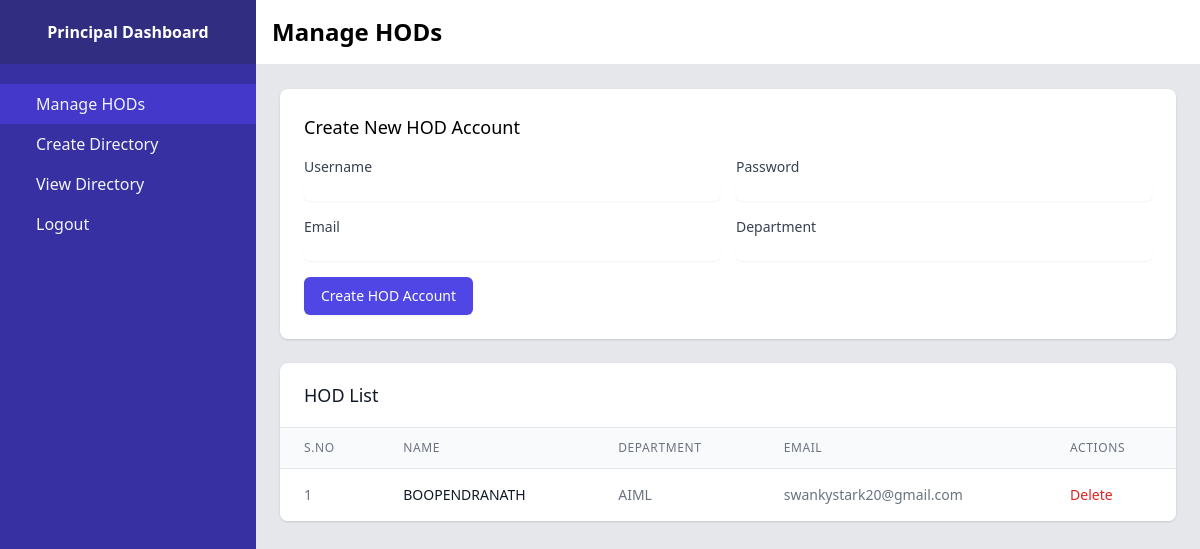
/principal_dashboard (signed in), run on an earlier commit of the app's database.
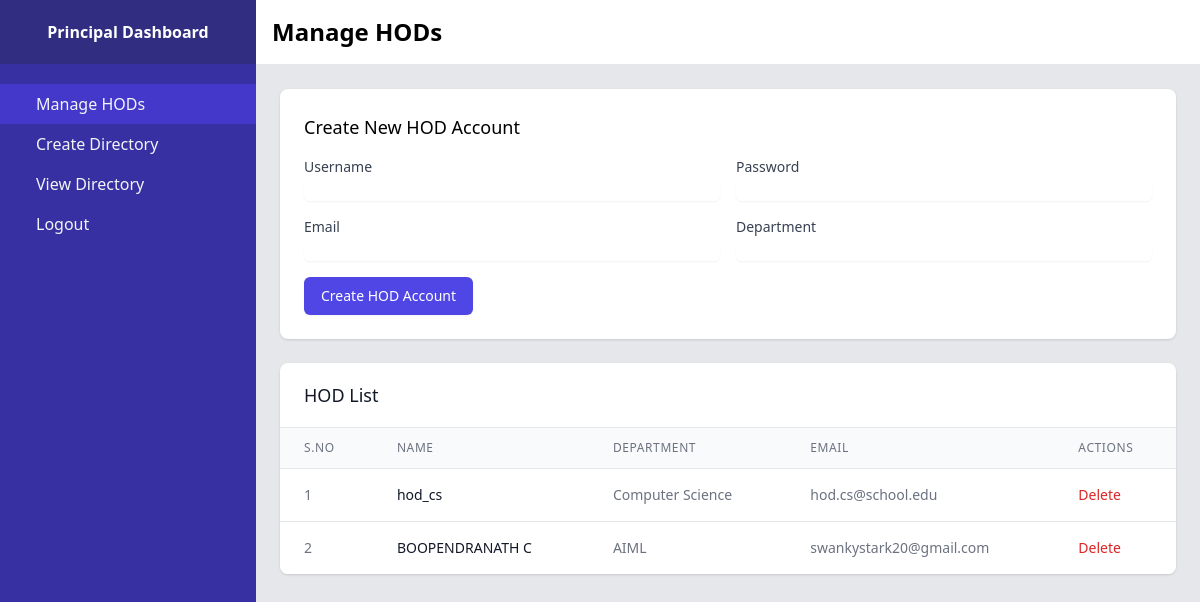
And on a later commit of the database.
### models.py (models this page shows, shortened)
class User(UserMixin, db.Model):
    id = db.Column(db.Integer, primary_key=True)
    username = db.Column(db.String(80), unique=True, nullable=False)
    email = db.Column(db.String(120), unique=True, nullable=False)
    password_hash = db.Column(db.String(128))
    role = db.Column(db.String(20), nullable=False)  # 'principal', 'hod', 'advisor', 'teacher'
    department = db.Column(db.String(50))
    semester = db.Column(db.Integer)  # New field for semester
    created_by = db.Column(db.Integer, db.ForeignKey('user.id'), nullable=True)

### app.py (the view)
@app.route('/principal_dashboard')
@login_required
def principal_dashboard():
    if current_user.role != 'principal':
        return redirect(url_for('login'))
    hods = User.query.filter_by(role='hod').all()
    return render_template('principal_dashboard.html', hods=hods)

### app.py (called while the page is built)
@login_manager.user_loader
def load_user(user_id):
    return User.query.get(int(user_id))

### templates/principal_dashboard.html (shortened to what this page needs)
<!DOCTYPE html>
<html lang="en">
<head>
    <script src="https://cdn.tailwindcss.com"></script>
</head>
<body class="bg-gray-100">
    <div class="flex h-screen">
        <div class="w-64 bg-indigo-800">
            <div class="flex items-center justify-center h-16 bg-indigo-900">
                <span class="text-white font-bold">Principal Dashboard</span>
            </div>
            <nav class="mt-5">
                <a href="{{ url_for('principal_dashboard') }}"
                   class="flex items-center px-6 py-2 bg-indigo-700 text-gray-100">
                    <span class="mx-3">Manage HODs</span>
                </a>
                <a href="{{ url_for('create_directory') }}"
                   class="flex items-center px-6 py-2 text-gray-100 hover:bg-indigo-700">
                    <span class="mx-3">Create Directory</span>
                </a>
                <a href="#"
                   class="flex items-center px-6 py-2 text-gray-100 hover:bg-indigo-700" onclick="document.getElementById('drive-embed').style.display='block';">
                    <span class="mx-3">View Directory</span>
                </a>
                <a href="{{ url_for('logout') }}"
                   class="flex items-center px-6 py-2 text-gray-100 hover:bg-indigo-700">
                    <span class="mx-3">Logout</span>
                </a>
            </nav>
        </div>
        <div class="flex-1 flex flex-col overflow-hidden">
            <header class="flex justify-between items-center p-4 bg-white border-b">
                <h1 class="text-2xl font-bold">Manage HODs</h1>
            </header>
            <main class="flex-1 overflow-x-hidden overflow-y-auto bg-gray-200 p-6">
                <div class="bg-white shadow rounded-lg p-6 mb-6">
                    <h2 class="text-lg font-medium mb-4">Create New HOD Account</h2>
                    <form action="{{ url_for('create_user') }}" method="POST" class="space-y-4">
                        <div class="grid grid-cols-1 gap-4 sm:grid-cols-2">
                            <div>
                                <label class="block text-sm font-medium text-gray-700">Username</label>
                                <input type="text" name="username" required
                                    class="mt-1 block w-full border-gray-300 rounded-md shadow-sm focus:ring-indigo-500 focus:border-indigo-500 sm:text-sm">
                            </div>
                            <div>
                                <label class="block text-sm font-medium text-gray-700">Password</label>
                                <input type="password" name="password" required
                                    class="mt-1 block w-full border-gray-300 rounded-md shadow-sm focus:ring-indigo-500 focus:border-indigo-500 sm:text-sm">
                            </div>
                            <div>
                                <label class="block text-sm font-medium text-gray-700">Email</label>
                                <input type="email" name="email" required
                                    class="mt-1 block w-full border-gray-300 rounded-md shadow-sm focus:ring-indigo-500 focus:border-indigo-500 sm:text-sm">
                            </div>
                            <div>
                                <label class="block text-sm font-medium text-gray-700">Department</label>
                                <input type="text" name="department" required
                                    class="mt-1 block w-full border-gray-300 rounded-md shadow-sm focus:ring-indigo-500 focus:border-indigo-500 sm:text-sm">
                            </div>
                        </div>
                        <button type="submit"
                            class="mt-4 px-4 py-2 border border-transparent rounded-md shadow-sm text-sm font-medium text-white bg-indigo-600 hover:bg-indigo-700 focus:outline-none focus:ring-2 focus:ring-offset-2 focus:ring-indigo-500">
                            Create HOD Account
                        </button>
                    </form>
                </div>
                <div class="bg-white shadow rounded-lg overflow-hidden">
                    <div class="px-4 py-5 sm:px-6">
                        <h3 class="text-lg leading-6 font-medium text-gray-900">HOD List</h3>
                    </div>
                    <div class="border-t border-gray-200">
                        <table class="min-w-full divide-y divide-gray-200">
                            <thead class="bg-gray-50">
                                <tr>
                                    <th class="px-6 py-3 text-left text-xs font-medium text-gray-500 uppercase tracking-wider">S.No</th>
                                    <th class="px-6 py-3 text-left text-xs font-medium text-gray-500 uppercase tracking-wider">Name</th>
                                    <th class="px-6 py-3 text-left text-xs font-medium text-gray-500 uppercase tracking-wider">Department</th>
                                    <th class="px-6 py-3 text-left text-xs font-medium text-gray-500 uppercase tracking-wider">Email</th>
                                    <th class="px-6 py-3 text-left text-xs font-medium text-gray-500 uppercase tracking-wider">Actions</th>
                                </tr>
                            </thead>
                            <tbody class="bg-white divide-y divide-gray-200">
                                {% for hod in hods %}
                                <tr>
                                    <td class="px-6 py-4 whitespace-nowrap text-sm text-gray-500">{{ loop.index }}</td>
                                    <td class="px-6 py-4 whitespace-nowrap text-sm font-medium text-gray-900">{{ hod.username }}</td>
                                    <td class="px-6 py-4 whitespace-nowrap text-sm text-gray-500">{{ hod.department }}</td>
                                    <td class="px-6 py-4 whitespace-nowrap text-sm text-gray-500">{{ hod.email }}</td>
                                    <td class="px-6 py-4 whitespace-nowrap text-sm text-gray-500">
                                        <a href="{{ url_for('delete_user', user_id=hod.id) }}"
                                           onclick="return confirm('Are you sure you want to delete this HOD?')"
                                           class="text-red-600 hover:text-red-900">Delete</a>
                                    </td>
                                </tr>
                                {% endfor %}
                            </tbody>
                        </table>
                    </div>
                </div>
            </main>
        </div>
    </div>
</body>
</html>

What changed in the data, as far as the page shows it:
changed User: username "BOOPENDRANATH" → "hod_cs"; department "AIML" → "Computer Science"; email "swankystark20@gmail.com" → "hod.cs@school.edu"
added User: username "BOOPENDRANATH C", department "AIML", email "swankystark20@gmail.com"
